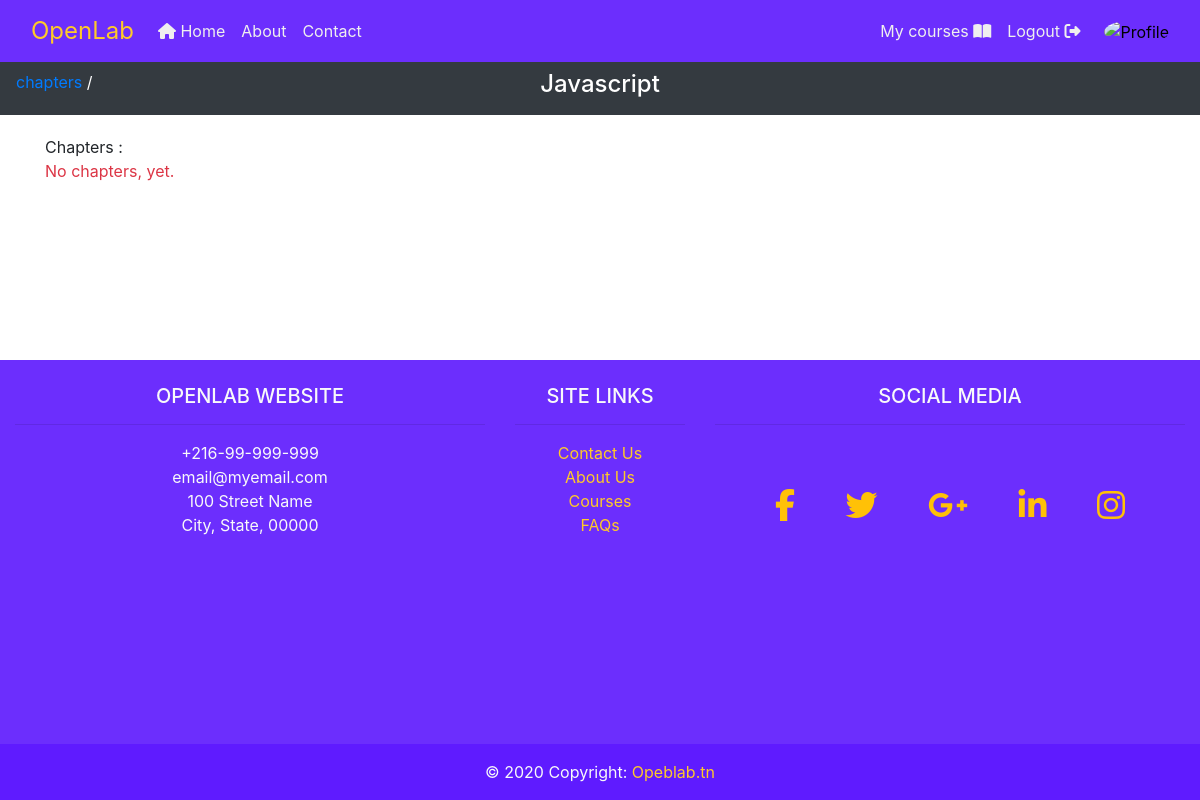
Page /courses/javascript/chapters/ (signed in) on the earlier database version.
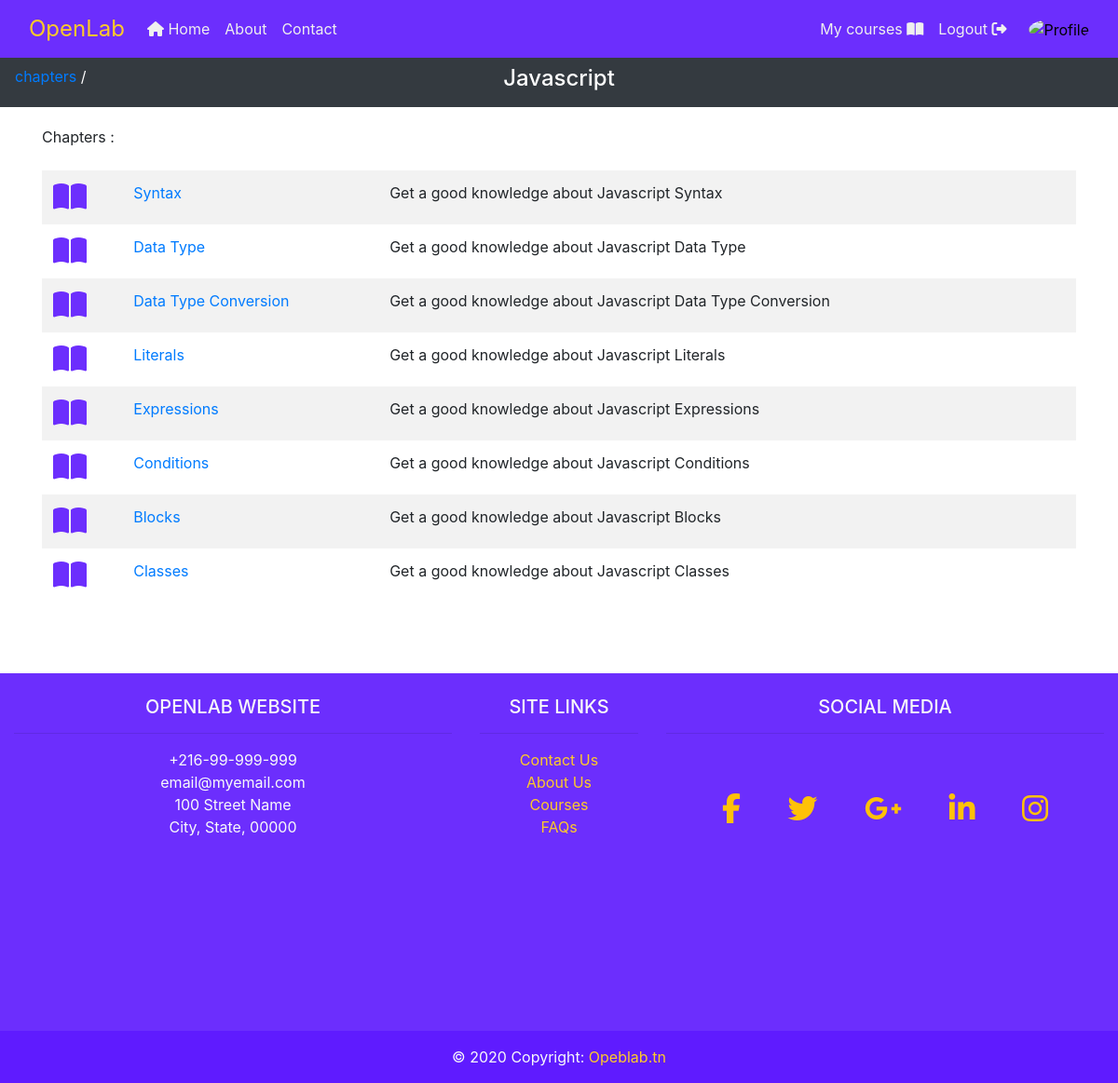
Same page on the later database version.
### courses/models.py (models this page shows, shortened)
class Chapter(models.Model):
	slug 		= models.SlugField()
	name 		= models.CharField(max_length=20)
	detail 		= models.CharField(max_length=250, verbose_name='About the chapter')
	index 		= models.IntegerField(default=1, null=False)
	content 	= RichTextUploadingField(null=True)
	course 		= models.ForeignKey(Course, on_delete=models.CASCADE)
	created_date		= models.DateTimeField(auto_now_add=True)
	last_update_date 	= models.DateTimeField(auto_now=True)

### courses/views.py (the view)
# urls.py: path('chapters/', views.chapter_list, name='chapter_list'),
def chapter_list(request, course_slug):
	course = get_object_or_404(Course, slug=course_slug)
	chapter_list = course.chapter_set.all()
	context = {
		'title': course.name,
		'course': course,
		'chapter_list': chapter_list,
		'owner': course.teacher.user == request.user,
	}
	return render(request, 'chapters/chapter_list.html', context)

### users/models.py (called while the page is built)
	def get_picture_url(self):
		if self.picture:
			return self.picture.url
		else:
			if self.is_student:
				return '/media/users/pictures/student-default.png'
			elif self.is_teacher:
				return '/media/users/pictures/teacher-default.png'
			else:
				return '/media/users/pictures/default.png'

### courses/templates/chapters/chapter_list.html (shortened to what this page needs)
{% extends "base.html" %}
{% block sub_nav %}
	<div class="py-2 text-center bg-dark text-white">
		<p class="float-left ml-3 position-absolute">
			<a href="{% url 'courses:chapter_list' course.slug %}">chapters</a> /
		</p>
		<br class="d-xm-block d-lg-none">
		<h4>
			{{ course.name }}
		</h4>
	</div>
{% endblock sub_nav %}
{% block content %}
		<div class="container">
			<div class="row">
				<div class="col-12">
					Chapters :
					{% if chapter_list %}
						<table class="table table-borderless table-striped mt-4">
							<tbody>
								{% for chapter in chapter_list %}
									{% url 'courses:chapter:detail' course.slug chapter.slug as detail_url%}
									<tr onclick="location.href='{{ detail_url }}'" style="cursor: pointer;">
										<td><i class="fas fa-book-open fa-2x ol-text-primary"></i></td>
										<td>
											<a href="{{ detail_url }}">
												{{ chapter.name }}
											</a>
										</td>
										<td class="d-none d-sm-none d-md-block">{{ chapter.detail|slice:100 }}</td>
										<td>
										</td>
									</tr>
								{% endfor %}
							</tbody>
						</table>
					{% else %}
						<p class="text-danger">No chapters, yet.</p>
					{% endif %}
				</div>
			</div>
		</div>
{% endblock content %}

Differences in the rows shown:
added Chapter: name "Syntax", detail "Get a good knowledge about Javascript Syntax"
added Chapter: name "Data Type", detail "Get a good knowledge about Javascript Data Type"
added Chapter: name "Data Type Conversion", detail "Get a good knowledge about Javascript Data Type Conversion"
added Chapter: name "Literals", detail "Get a good knowledge about Javascript Literals"
added Chapter: name "Expressions", detail "Get a good knowledge about Javascript Expressions"
added Chapter: name "Conditions", detail "Get a good knowledge about Javascript Conditions"
added Chapter: name "Blocks", detail "Get a good knowledge about Javascript Blocks"
added Chapter: name "Classes", detail "Get a good knowledge about Javascript Classes"
Other differences:
text no longer shown: "No chapters, yet."
